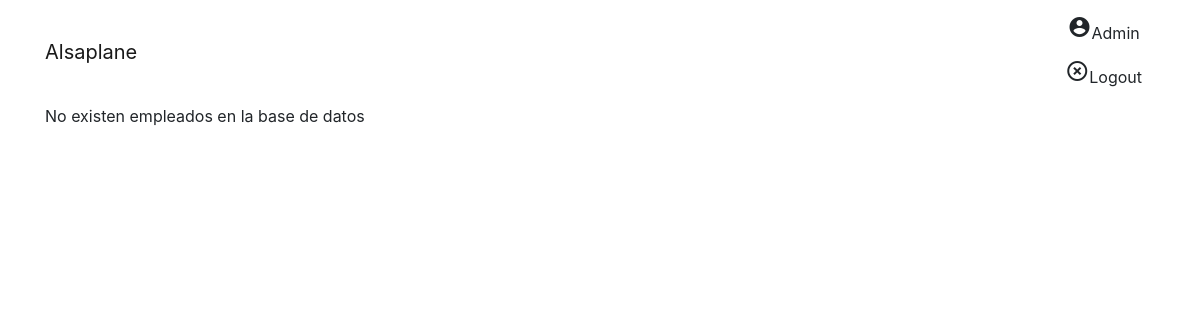
Page /PhpProject2/empleados.php on the earlier database version.
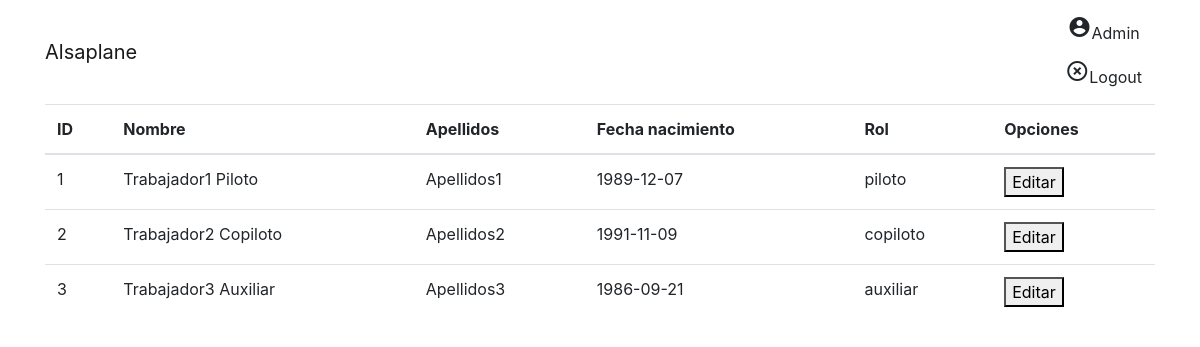
Same page on the later database version.
### tables this page shows
CREATE TABLE `trabajadores` (
  `idTrabajador` int(5) NOT NULL,
  `nombreTra` varchar(30) NOT NULL,
  `apellidosTra` varchar(40) NOT NULL,
  `fechaNacTra` date NOT NULL,
  `rolTra` enum('piloto','copiloto','auxiliar') NOT NULL
);

### PhpProject2/modelo.php (called while the page is built, shortened)
<?php
class Modelo{
            private $conexion;
            public function open()
            {
                   $this->conexion=  mysqli_connect("localhost:3306","root") or die (msql_error());
                   mysqli_select_db($this->conexion, 'alsaplane') or die (msql_error());
            }
            public function selectEmpleados(){
                $consulta="SELECT idTrabajador, nombreTra, apellidosTra, fechaNacTra, rolTra FROM trabajadores";
                $rs =  mysqli_query($this->conexion,$consulta);
                $nfilas = mysqli_num_rows($rs);
                if($nfilas != 0){
                    $empleados = array();
                    $i=0;
                    while ($reg=mysqli_fetch_array($rs)){
                        $empleados[$i]=$reg;
                        $i++;
                    }
                    return $empleados;
                }else{
                    return NULL;
                }
            }
}

### PhpProject2/empleados.php (the view, shortened to what this page needs)
<?php
include("modelo.php");
?>
<!DOCTYPE html>
<html lang="en">
<head>
  <link rel="stylesheet" href="https://maxcdn.bootstrapcdn.com/bootstrap/4.0.0-alpha.5/css/bootstrap.min.css">
</head>
<body>
    <nav class="navbar navbar-light bg-faded">
      <div class="container">
        <a class="navbar-brand" href="./index.php">Alsaplane</a>
        <div class="float-xs-right">
          <ul class="nav navbar-nav">
            <li class="btn"><i class="material-icons">account_circle</i>Admin</li>
            <li class="btn"><i class="material-icons">highlight_off</i>Logout</li>
          </ul>
        </div>
      </div>
    </nav>
    <div class="container">
<?php
    $modelo = new Modelo();
    $empleados = $modelo->selectEmpleados();
    if ($empleados != NULL)
    {
        ?>
        <table class="table table-hover">
        <thead class="thead-inverse">
            <tr>
                <th>ID</th>
                <th>Nombre</th>
                <th>Apellidos</th>
                <th>Fecha nacimiento</th>
                <th>Rol</th>
                <th>Opciones</th>
            </tr>
        </thead>
        <tbody>
        <?php
        foreach ($empleados as $empelado) {
            ?><tr>
                <td><?php echo $empelado['idTrabajador']?></td>
                <td><?php echo $empelado['nombreTra']?></td>
                <td><?php echo $empelado['apellidosTra']?></td>
                <td><?php echo $empelado['fechaNacTra']?></td>
                <td><?php echo $empelado['rolTra']?></td>
                <td><a href="#"><button  name = "boton" value="editar">Editar</button></a></td>
            <?php
        }
        ?>
        </tbody>
        </table>
        <?php
    }
    else
    {
        echo 'No existen empleados en la base de datos';
    }
?>
    </div>
</body>
</html>

Differences in the rows shown:
added trabajadores: idTrabajador "1", nombreTra "Trabajador1 Piloto", apellidosTra "Apellidos1", fechaNacTra "1989-12-07", rolTra "piloto"
added trabajadores: idTrabajador "2", nombreTra "Trabajador2 Copiloto", apellidosTra "Apellidos2", fechaNacTra "1991-11-09", rolTra "copiloto"
added trabajadores: idTrabajador "3", nombreTra "Trabajador3 Auxiliar", apellidosTra "Apellidos3", fechaNacTra "1986-09-21", rolTra "auxiliar"
Other differences:
text no longer shown: "No existen empleados en la base de datos"
text now shown: "ID Nombre Apellidos Fecha nacimiento Rol Opciones"
